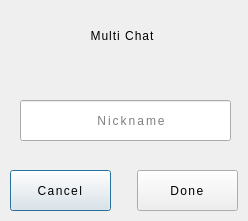
<?xml version="1.0" encoding="UTF-8"?>
<ui version="4.0">
 <class>NicknameDialog</class>
 <widget class="QDialog" name="NicknameDialog">
  <property name="geometry">
   <rect>
    <x>0</x>
    <y>0</y>
    <width>248</width>
    <height>221</height>
   </rect>
  </property>
  <property name="windowTitle">
   <string>Multi Chat</string>
  </property>
  <property name="styleSheet">
   <string notr="true">QDialog {
	background-color: '#0d3d4c';
}</string>
  </property>
  <widget class="QLabel" name="titleLabel">
   <property name="geometry">
    <rect>
     <x>17</x>
     <y>15</y>
     <width>211</width>
     <height>41</height>
    </rect>
   </property>
   <property name="styleSheet">
    <string notr="true">QLabel {
	font: 700 30pt &quot;Yu Gothic UI&quot;;
	letter-spacing: 1px;
	color: '#e3e3e3';
}</string>
   </property>
   <property name="text">
    <string>Multi Chat</string>
   </property>
   <property name="alignment">
    <set>Qt::AlignCenter</set>
   </property>
  </widget>
  <widget class="QLabel" name="lineLabel">
   <property name="geometry">
    <rect>
     <x>25</x>
     <y>70</y>
     <width>201</width>
     <height>4</height>
    </rect>
   </property>
   <property name="styleSheet">
    <string notr="true">QLabel {
	background-color: '#101014';
	border-radius: 2px;
}</string>
   </property>
   <property name="text">
    <string/>
   </property>
  </widget>
  <widget class="QPushButton" name="cancelBtn">
   <property name="geometry">
    <rect>
     <x>10</x>
     <y>170</y>
     <width>101</width>
     <height>41</height>
    </rect>
   </property>
   <property name="styleSheet">
    <string notr="true">QPushButton {
	border: 4px solid '#101014';
	font: 700 17pt &quot;Yu Gothic UI&quot;;
	letter-spacing: 1.4px;
	color: '#e3e3e3';
}

QPushButton::hover {
	background-color: '#0c2f3a';
}</string>
   </property>
   <property name="text">
    <string>Cancel</string>
   </property>
  </widget>
  <widget class="QPushButton" name="doneBtn">
   <property name="geometry">
    <rect>
     <x>137</x>
     <y>170</y>
     <width>101</width>
     <height>41</height>
    </rect>
   </property>
   <property name="styleSheet">
    <string notr="true">QPushButton {
	border: 4px solid '#101014';
	font: 700 17pt &quot;Yu Gothic UI&quot;;
	letter-spacing: 1.4px;
	color: '#e3e3e3';
}

QPushButton::hover {
	background-color: '#0c2f3a';
}</string>
   </property>
   <property name="text">
    <string>Done</string>
   </property>
  </widget>
  <widget class="QLineEdit" name="nickBox">
   <property name="geometry">
    <rect>
     <x>20</x>
     <y>100</y>
     <width>211</width>
     <height>41</height>
    </rect>
   </property>
   <property name="styleSheet">
    <string notr="true">QLineEdit {
	border: 4px solid '#101014';
	font: 700 12pt &quot;Yu Gothic UI&quot;;
	letter-spacing: 2px;
	color: '#e3e3e3';
	background-color: '#0d3d4c';
	padding-left: 13px;
}

QLineEdit::hover {
	background-color: '#0c2f3a';
}</string>
   </property>
   <property name="alignment">
    <set>Qt::AlignCenter</set>
   </property>
   <property name="placeholderText">
    <string>Nickname</string>
   </property>
  </widget>
 </widget>
 <resources/>
 <connections/>
</ui>
